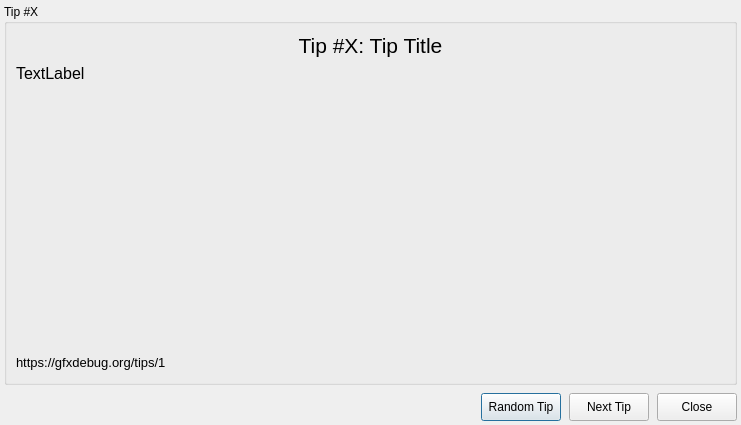
<?xml version="1.0" encoding="UTF-8"?>
<ui version="4.0">
 <class>TipsDialog</class>
 <widget class="QDialog" name="TipsDialog">
  <property name="windowModality">
   <enum>Qt::NonModal</enum>
  </property>
  <property name="geometry">
   <rect>
    <x>0</x>
    <y>0</y>
    <width>751</width>
    <height>442</height>
   </rect>
  </property>
  <property name="sizePolicy">
   <sizepolicy hsizetype="Fixed" vsizetype="Fixed">
    <horstretch>0</horstretch>
    <verstretch>0</verstretch>
   </sizepolicy>
  </property>
  <property name="contextMenuPolicy">
   <enum>Qt::DefaultContextMenu</enum>
  </property>
  <property name="windowTitle">
   <string>GfxDebug Tips</string>
  </property>
  <layout class="QVBoxLayout" name="verticalLayout_2">
   <property name="spacing">
    <number>8</number>
   </property>
   <property name="sizeConstraint">
    <enum>QLayout::SetFixedSize</enum>
   </property>
   <property name="leftMargin">
    <number>4</number>
   </property>
   <property name="topMargin">
    <number>4</number>
   </property>
   <property name="rightMargin">
    <number>4</number>
   </property>
   <property name="bottomMargin">
    <number>4</number>
   </property>
   <item alignment="Qt::AlignHCenter">
    <widget class="QGroupBox" name="tipsGroupBox">
     <property name="sizePolicy">
      <sizepolicy hsizetype="Fixed" vsizetype="Fixed">
       <horstretch>0</horstretch>
       <verstretch>0</verstretch>
      </sizepolicy>
     </property>
     <property name="minimumSize">
      <size>
       <width>725</width>
       <height>351</height>
      </size>
     </property>
     <property name="font">
      <font>
       <pointsize>9</pointsize>
      </font>
     </property>
     <property name="title">
      <string>Tip #X</string>
     </property>
     <layout class="QVBoxLayout" name="verticalLayout">
      <property name="sizeConstraint">
       <enum>QLayout::SetFixedSize</enum>
      </property>
      <item>
       <layout class="QHBoxLayout" name="horizontalLayout_3">
        <property name="sizeConstraint">
         <enum>QLayout::SetFixedSize</enum>
        </property>
        <item>
         <widget class="QLabel" name="titleLabel">
          <property name="sizePolicy">
           <sizepolicy hsizetype="Minimum" vsizetype="Fixed">
            <horstretch>0</horstretch>
            <verstretch>0</verstretch>
           </sizepolicy>
          </property>
          <property name="font">
           <font>
            <pointsize>16</pointsize>
           </font>
          </property>
          <property name="text">
           <string>Tip #X: Tip Title</string>
          </property>
          <property name="alignment">
           <set>Qt::AlignCenter</set>
          </property>
         </widget>
        </item>
       </layout>
      </item>
      <item>
       <widget class="QLabel" name="tipTextLabel">
        <property name="sizePolicy">
         <sizepolicy hsizetype="Fixed" vsizetype="Fixed">
          <horstretch>0</horstretch>
          <verstretch>0</verstretch>
         </sizepolicy>
        </property>
        <property name="minimumSize">
         <size>
          <width>709</width>
          <height>283</height>
         </size>
        </property>
        <property name="font">
         <font>
          <pointsize>12</pointsize>
         </font>
        </property>
        <property name="text">
         <string>TextLabel</string>
        </property>
        <property name="alignment">
         <set>Qt::AlignLeading|Qt::AlignLeft|Qt::AlignTop</set>
        </property>
        <property name="wordWrap">
         <bool>true</bool>
        </property>
       </widget>
      </item>
      <item>
       <layout class="QHBoxLayout" name="horizontalLayout_2" stretch="0,0">
        <property name="spacing">
         <number>7</number>
        </property>
        <property name="sizeConstraint">
         <enum>QLayout::SetMaximumSize</enum>
        </property>
        <item>
         <widget class="QLabel" name="tipUrlLabel">
          <property name="sizePolicy">
           <sizepolicy hsizetype="Preferred" vsizetype="Maximum">
            <horstretch>0</horstretch>
            <verstretch>0</verstretch>
           </sizepolicy>
          </property>
          <property name="font">
           <font>
            <pointsize>10</pointsize>
           </font>
          </property>
          <property name="text">
           <string>https://gfxdebug.org/tips/1</string>
          </property>
          <property name="textFormat">
           <enum>Qt::RichText</enum>
          </property>
          <property name="openExternalLinks">
           <bool>true</bool>
          </property>
          <property name="textInteractionFlags">
           <set>Qt::TextBrowserInteraction</set>
          </property>
         </widget>
        </item>
        <item>
         <spacer name="horizontalSpacer_4">
          <property name="orientation">
           <enum>Qt::Horizontal</enum>
          </property>
          <property name="sizeHint" stdset="0">
           <size>
            <width>338</width>
            <height>20</height>
           </size>
          </property>
         </spacer>
        </item>
       </layout>
      </item>
     </layout>
    </widget>
   </item>
   <item>
    <layout class="QHBoxLayout" name="horizontalLayout">
     <property name="sizeConstraint">
      <enum>QLayout::SetFixedSize</enum>
     </property>
     <item>
      <spacer name="horizontalSpacer">
       <property name="orientation">
        <enum>Qt::Horizontal</enum>
       </property>
       <property name="sizeHint" stdset="0">
        <size>
         <width>308</width>
         <height>20</height>
        </size>
       </property>
      </spacer>
     </item>
     <item>
      <widget class="QPushButton" name="randomButton">
       <property name="sizePolicy">
        <sizepolicy hsizetype="Minimum" vsizetype="Fixed">
         <horstretch>0</horstretch>
         <verstretch>0</verstretch>
        </sizepolicy>
       </property>
       <property name="minimumSize">
        <size>
         <width>0</width>
         <height>28</height>
        </size>
       </property>
       <property name="maximumSize">
        <size>
         <width>16777215</width>
         <height>28</height>
        </size>
       </property>
       <property name="text">
        <string>Random Tip</string>
       </property>
      </widget>
     </item>
     <item>
      <widget class="QPushButton" name="nextButton">
       <property name="minimumSize">
        <size>
         <width>0</width>
         <height>28</height>
        </size>
       </property>
       <property name="maximumSize">
        <size>
         <width>16777215</width>
         <height>28</height>
        </size>
       </property>
       <property name="text">
        <string>Next Tip</string>
       </property>
      </widget>
     </item>
     <item>
      <widget class="QPushButton" name="closeButton">
       <property name="minimumSize">
        <size>
         <width>0</width>
         <height>28</height>
        </size>
       </property>
       <property name="maximumSize">
        <size>
         <width>16777215</width>
         <height>28</height>
        </size>
       </property>
       <property name="text">
        <string>Close</string>
       </property>
      </widget>
     </item>
    </layout>
   </item>
  </layout>
 </widget>
 <resources/>
 <connections/>
</ui>
